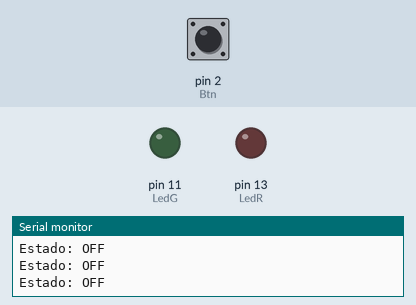
Recording of a sketch running on a simulated Arduino Uno, built with avr-gcc and run on an emulated ATmega328P. On the bench: output pins drawn as LEDs (lit = HIGH), the last lines printed to the serial monitor. The inputs (shaded band) are chosen by the test bench; at power-on: pin 2 (Btn) LOW.

Above: at 1.2 s.
1.3 s: pin 2 (Btn) pulled HIGH for 0.15 s
At 2.1 s:
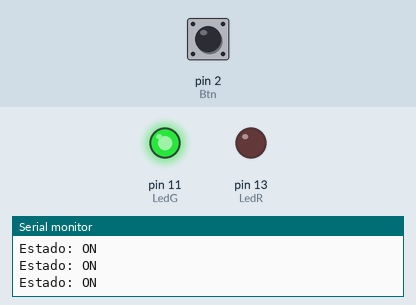
7.0 s: pin 2 (Btn) pulled HIGH for 1 s
At 7.9 s:
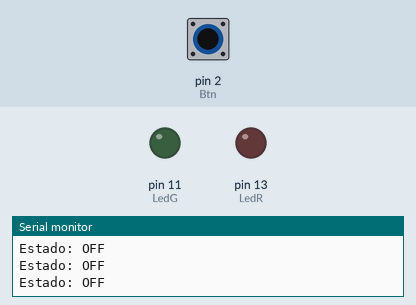
9.5 s: pin 2 (Btn) pulled HIGH for 3.2 s
At 14.5 s:
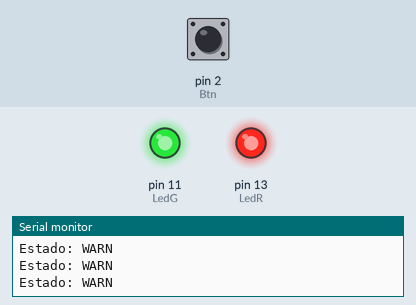
Timing chart, 0 to 19.2 s (numbered marks = the images above; inputs shaded):
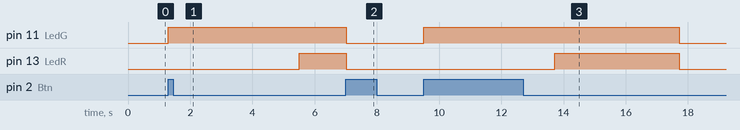

The sketch:

TP4_E1.ino
```cpp
//////////////////////////////////////////////////////////////////////////////
// Ficha Prática 4 - 1. Compreender de forma genérica a diferença entre máquinas de
//estados de Moore e Mealy.
//2. Representação de sistemas com recurso a diagramas de estados e diagramas de fluxo.
//3. Implementação de máquinas de estados no Atmega328p.
//////////////////////////////////////////////////////////////////////////////

//////////////////////////////////////////////////////////
// Ficha Prática 4:2. FSM - Exercícios - Exercício1.11.2/1.3
//////////////////////////////////////////////////////////

/////////////////////////////////////////////////
// Eduardo Miguel Moreira Junqueira nº30241 ERSC
/////////////////////////////////////////////////

/////////////////////////////////////////////////
// 2-Exercícios-Ex1 Máquinas de estados de Moore implementação Link Trinkercad: https://www.tinkercad.com/things/bUjS41nFVa4/editel?sharecode=u6SfBsBOuWxP5RAdU2CX7yWe5HJ4HNBrnjdKTTUAKOg
/////////////////////////////////////////////////

///////////////////////////////////////////////////////////////////////////////////////////////////////////////////////////////////////////////////
//Ex1.1 A figura 4 corresponde á implementação de máquinas de estados de Moore  e o código que se segue é a sua execução!
///////////////////////////////////////////////////////////////////////////////////////////////////////////////////////////////////////////////////

//////////////////////////////////////////////////////////////////
//Ex1:Exercício 1 Pretende-se implementar uma aplicação composta por um led verde (LedG),
//um led vermelho (LedR) e um botão de pressão (Btn) que cumpra com os seguintes requisitos:
//• O botão é usado para acender e apagar o led verde (acende se estiver apagado e apaga se estiver aceso).
//• O led verde não pode estar aceso durante períodos superiores a 6 segundos e é automaticamente desligado ao fim deste tempo.
//• O led vermelho deve acender quando o led verde estiver ligado à mais de 4 segundos para indicar que se o utilizador não pressionar o botão para desligar o led verde este será desligado automaticamente quando passarem 6 segundos desde o momento em que foi ligado.
//Na figura 3 encontram-se representados 2 possíveis diagramas de estados da aplicação, ambos consideram a existência de 3 estados distintos. Analise as soluções apresentadas e verifique se estão de acordo com os requisitos da aplicação.
//De seguida são apresentados os fluxogramas de cada um dos diagramas de estados.
//Ambas as soluções tiram partido do TIMER 1 para controlar os intervalos de tempo entre as transições de estado e da utilização de interrupções externas para detetar eventos com origem no botão de pressão.
//////////////////////////////////////////////////////////////////

// Pinos ARDUINO
int LedR = 13;
int LedG = 11;
int Btn = 2;

enum state {ST_OFF, ST_ON, ST_WARN};

state Estado;

void setup() // Função de Inicialização
{
    // Porta série para debug
    Serial.begin(9600);

    // Configuração dos pinos
    pinMode(LedR, OUTPUT);
    pinMode(LedG, OUTPUT);
    pinMode(Btn, INPUT);

    // Inicialização do estado
    Estado = ST_OFF;

    // Configuração da interrupção externa no pino do botão
    attachInterrupt(digitalPinToInterrupt(Btn), btnISR, RISING);

    // Configuração inicial do Timer1 com prescaler 1024
    TCCR1A = 0; // Modo normal
    TCCR1B = (1 << CS12) | (1 << CS10); // Prescaler de 1024
    TIMSK1 = (1 << TOIE1); // Ativar interrupção de overflow do Timer1

    setTimerFor4Seconds(); // Inicia o temporizador para 4 segundos
    interrupts();    // Ativar interrupções globais
}

void loop() // Loop de Controlo
{
    // Estado OFF
    if (Estado == ST_OFF)
    {
        digitalWrite(LedG, LOW);
        digitalWrite(LedR, LOW);
        Serial.println("Estado: OFF");
    }
    // Estado ON
    else if (Estado == ST_ON)
    {
        digitalWrite(LedG, HIGH);
        digitalWrite(LedR, LOW);
        Serial.println("Estado: ON");
    }
    // Estado WARN
    else if (Estado == ST_WARN)
    {
        digitalWrite(LedG, HIGH);
        digitalWrite(LedR, HIGH);
        Serial.println("Estado: WARN");
    }
    delay(100); // Pequeno atraso para evitar saturação na porta série
}

void btnISR() // Interrupt Service Routine para o botão
{
    // Muda o estado para o próximo na sequência
    if (Estado == ST_OFF)
    {
        Estado = ST_ON;
        setTimerFor4Seconds(); // Configura para 4 segundos no estado ON
    }
    else if (Estado == ST_ON)
    {
        Estado = ST_WARN;
        setTimerFor2Seconds(); // Configura para 2 segundos no estado WARN
    }
    else if (Estado == ST_WARN)
    {
        Estado = ST_OFF;
        setTimerFor4Seconds(); // Reset para o próximo ciclo no estado OFF
    }
}

void setTimerFor4Seconds() {
    // Calcula valor inicial de TCNT1 para 4 segundos com prescaler 1024
    TCNT1 = 0; // Valor inicial para overflow após aproximadamente 4 segundos
}

void setTimerFor2Seconds() {
    // Calcula valor inicial de TCNT1 para 2 segundos com prescaler 1024
    TCNT1 = 3036; // Valor inicial para overflow após aproximadamente 2 segundos
}

ISR(TIMER1_OVF_vect) // Interrupt Service Routine do Timer1 para controlar a duração dos estados
{
    // Controle de transições de estado baseado no overflow
    if (Estado == ST_ON)
    {
        Estado = ST_WARN;
        setTimerFor2Seconds(); // Configura o próximo estado para 2 segundos
    }
    else if (Estado == ST_WARN)
    {
        Estado = ST_OFF;
        setTimerFor4Seconds(); // Retorna ao estado OFF com 4 segundos
    }
    // Reinicia o contador para o próximo intervalo
}
```

Measured:
- after the input at 1.3 s, pin 11 (LedG): LOW → HIGH at once; pin 13 (LedR): LOW → HIGH after 4.2 s
- after the input at 7.0 s, pin 11 (LedG), pin 13 (LedR): HIGH → LOW at once
- after the input at 9.5 s, pin 11 (LedG): LOW → HIGH at once, → LOW 8.2 s later; pin 13 (LedR): LOW → HIGH after 4.2 s, → LOW 4.0 s later
